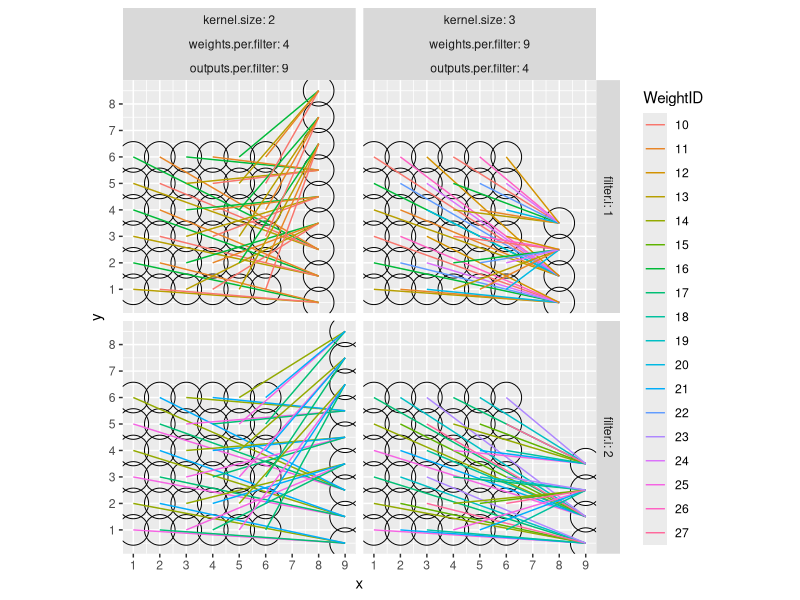
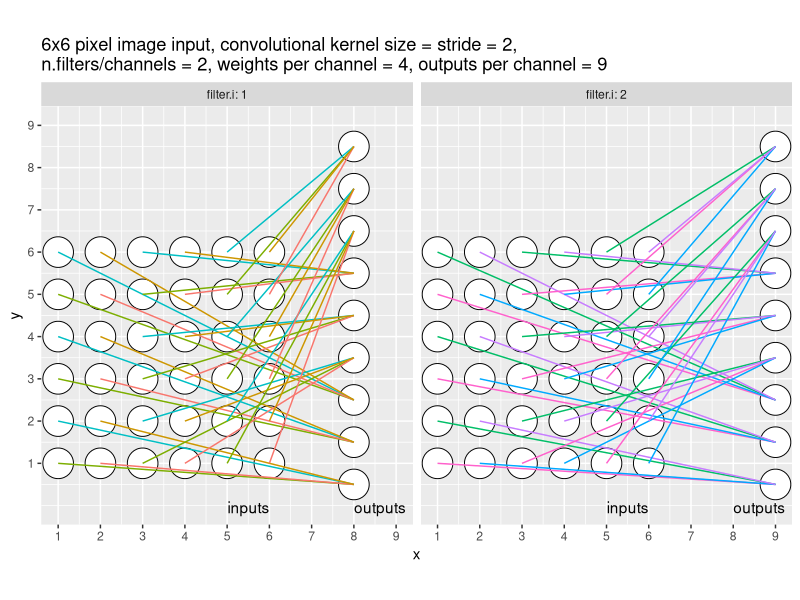
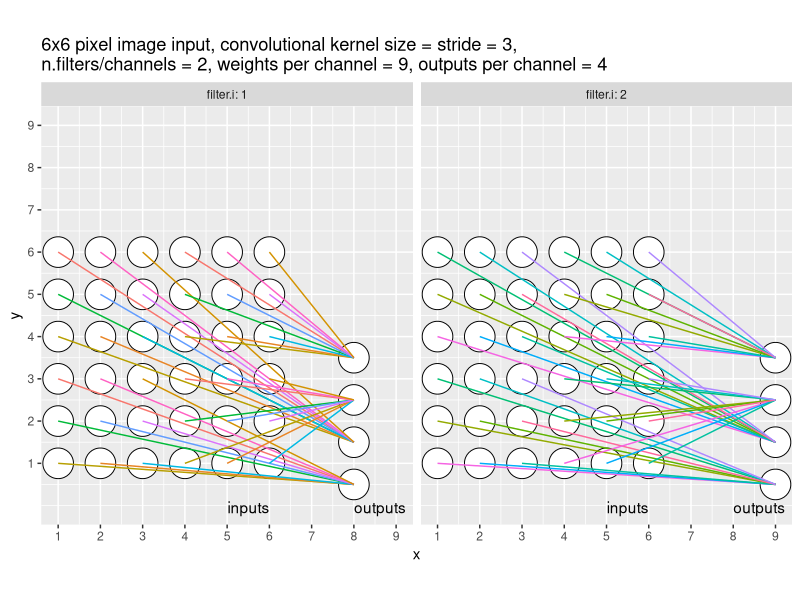

The R script that drew these images, in order:
library(ggplot2)
library(data.table)
n.pixels <- 6
pixel.seq <- 1:n.pixels
node.dt <- CJ(x=pixel.seq, y=pixel.seq)
out.node.dt.list <- list()
edge.dt.list <- list()
n.filters <- 2
kernel.size.vec <- c(2,3)
for(filter.i in 1:n.filters){
  x.out <- n.pixels+1+filter.i
  for(kernel.size in kernel.size.vec){
    weights.per.filter <- kernel.size^2
    stride <- kernel.size
    first.seq <- seq(1, n.pixels, by=kernel.size)
    first.dt <- CJ(x=first.seq, y=first.seq)[, y.out := (1:.N)-0.5]
    outputs.per.filter <- nrow(first.dt)
    edge.dt.list[[paste(kernel.size, x.out)]] <- first.dt[, {
      offset <- seq(0, kernel.size-1)
      edges <- CJ(x.in=x+offset, y.in=y+offset)[, weightID := (1:.N)+9*filter.i]
      data.table(
        kernel.size, filter.i, x.out, 
        weights.per.filter, outputs.per.filter, stride,
        edges)
    }, by=y.out]
    out.node.dt.list[[paste(kernel.size, x.out)]] <- data.table(
      kernel.size, filter.i, x.out, 
      weights.per.filter, outputs.per.filter, stride,
      first.dt)
  }
}
out.node.dt <- rbindlist(out.node.dt.list)
edge.dt <- rbindlist(edge.dt.list)
uid <- unique(edge.dt$weightID)
set.seed(1)
new.uid <- structure(sample(uid), names=uid)
edge.dt[, WeightID := factor(new.uid[paste(weightID)]) ]
node.size <- 10
node.fill="white"
ggplot()+
  facet_grid(filter.i ~ kernel.size + weights.per.filter + outputs.per.filter, labeller=label_both)+
  geom_point(aes(
    x, y), 
    data=node.dt,
    size=node.size,
    shape=21)+
  geom_point(aes(
    x.out, y.out),
    data=out.node.dt,
    size=node.size,
    shape=21)+
  geom_segment(aes(
    x.in, y.in,
    color=WeightID,
    xend=x.out, yend=y.out),
    data=edge.dt)+
  coord_equal()+
  scale_x_continuous(
    breaks=seq(1,100))+
  scale_y_continuous(
    breaks=seq(1,100))
for(ksize in kernel.size.vec){
  kernel.edges <- edge.dt[kernel.size==ksize]
  kernel.out <- out.node.dt[kernel.size==ksize]
  meta <- kernel.out[1]
  gg <- ggplot()+
    meta[, ggtitle(sprintf("%dx%d pixel image input, convolutional kernel size = stride = %d,\nn.filters/channels = %d, weights per channel = %d, outputs per channel = %d",n.pixels,n.pixels,kernel.size,n.filters,weights.per.filter,outputs.per.filter))]+
    facet_grid(. ~ filter.i, labeller=label_both)+
    geom_point(aes(
      x, y), 
      data=node.dt,
      size=node.size,
      fill=node.fill,
      shape=21)+
    geom_point(aes(
      x.out, y.out),
      data=kernel.out,
      size=node.size,
      fill=node.fill,
      shape=21)+
    geom_segment(aes(
      x.in, y.in,
      color=WeightID,
      xend=x.out, yend=y.out),
      data=kernel.edges)+
    coord_equal()+
    geom_text(aes(
      x, y, hjust=hjust, label=label),
      vjust=1,
      data=data.table(y=0.1, rbind(
        data.table(x=n.pixels, hjust=1, label="inputs"),
        data.table(x=n.pixels+2, hjust=0, label="outputs"))))+
    scale_x_continuous(
      breaks=seq(1,100))+
    scale_y_continuous(
      limits=c(0,9),
      breaks=seq(1,100))+
    theme(legend.position = "none")
  out.png <- sprintf("figure-conv2d-%dx%d-kernel=%d.png", n.pixels,n.pixels,meta$kernel.size)
  png(out.png, width=8, height=5, units="in", res=200)
  print(gg)
  dev.off()
}
